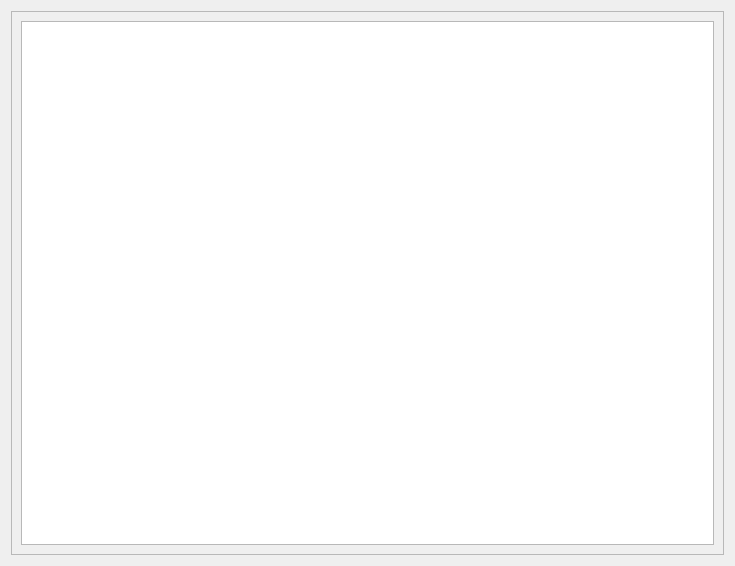
<?xml version="1.0" encoding="UTF-8"?>
<ui version="4.0">
 <class>Form</class>
 <widget class="QWidget" name="Form">
  <property name="geometry">
   <rect>
    <x>0</x>
    <y>0</y>
    <width>735</width>
    <height>566</height>
   </rect>
  </property>
  <property name="windowTitle">
   <string>Form</string>
  </property>
  <layout class="QVBoxLayout" name="verticalLayout">
   <item>
    <widget class="QFrame" name="frame">
     <property name="frameShape">
      <enum>QFrame::StyledPanel</enum>
     </property>
     <property name="frameShadow">
      <enum>QFrame::Raised</enum>
     </property>
     <layout class="QHBoxLayout" name="horizontalLayout">
      <item>
       <layout class="QGridLayout" name="gridLayout"/>
      </item>
      <item>
       <widget class="QTextEdit" name="textEdit"/>
      </item>
     </layout>
    </widget>
   </item>
  </layout>
 </widget>
 <resources/>
 <connections/>
</ui>
